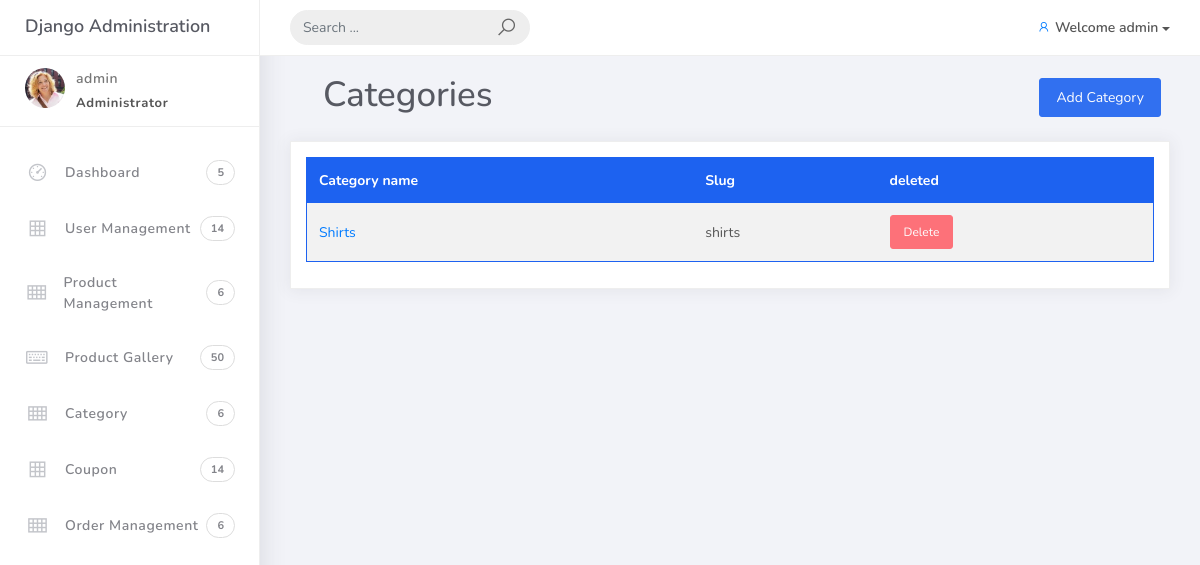
The page /customadmin/category (signed in) on the database its author committed.
### accounts/models.py (models this page shows, shortened)
class Account(AbstractBaseUser):
    first_name = models.CharField(max_length=50)
    last_name = models.CharField(max_length=50)
    username = models.CharField(max_length=50, unique=True)
    email = models.EmailField(max_length=100, unique=True)
    phone_number = models.CharField(max_length=15, default='')
    address_line_1 = models.CharField(max_length=200, blank=True)
    address_line_2 = models.CharField(max_length=200, blank=True)
    profile_picture = models.ImageField(blank=True, upload_to='userprofile')
    city = models.CharField(max_length=20, blank=True)
    state = models.CharField(max_length=20, blank=True)
    country = models.CharField(max_length=20, blank=True)
    wallet= models.DecimalField(max_digits=10, decimal_places=2, default=0.00)
    date_joined = models.DateTimeField(auto_now_add=True)
    last_login = models.DateTimeField(auto_now_add=True)
    is_active = models.BooleanField(default=True)
    is_admin = models.BooleanField(default=False)
    is_staff = models.BooleanField(default=False)
    is_superadmin = models.BooleanField(default=False)
    is_verified = models.BooleanField(default=False)
    is_blocked = models.BooleanField(default=False)
    USERNAME_FIELD = 'email'
    REQUIRED_FIELDS = ['username', 'first_name', 'last_name']
    objects = MyAccountManager()

### category/models.py (models this page shows, shortened)
class Category(models.Model):
    category_name = models.CharField(max_length=50, unique=True)
    slug = models.SlugField(max_length=100, unique=True)
    description = models.TextField(max_length=255, blank=True)
    cat_image = models.ImageField(upload_to='photos/categories', blank=True)
    deleted = models.BooleanField(default=False)
    class Meta:
        verbose_name = 'Category'
        verbose_name_plural = 'Categories'

### customadmin/views.py (the view)
# urls.py: path('category', views.category, name='category'),
@user_passes_test(user_is_admin, login_url='/customadmin/admin_login')
@login_required(login_url='/customadmin/admin_login')
@never_cache
def category(request):
    categories = Category.objects.all().order_by('-id')
    context = {
        'categories':categories,
    }
    return render(request,'admin/category.html', context)

### carts/context_processors.py (called while the page is built, shortened)
def counter(request):
    cart_count = 0
    if 'admin' in request.path:
        return {}
    return dict(cart_count=cart_count)

def wishlist_counter(request):
    wishlist_count = 0
    if 'admin' in request.path:
        return {}
    return {'wishlist_count': wishlist_count}

### category/context_processors.py (called while the page is built)
def menu_links(request):
    links = Category.objects.all()
    return dict(links=links)

### customadmin/views.py (called while the page is built)
def user_is_admin(user):
    return  user.is_staff

### templates/admin/category.html
{% extends "admin/base1.html" %}
{% block content %}
<div class="ml-5">
    <div class="row ">
        <div class="col float-left">
            <h3>Categories</h3>
        </div>
        <div class="col float-right m-4">
            <a href="{% url 'add_category' %}"><button type='submit' class="btn btn-primary float-right ">Add Category</button></a>
        </div>
    </div>
</div>
<div class="col">
    <div class="card">
        <div class="card-body">
            <table class="table table-head-bg-primary table-striped table-hover">
                <thead>
                    <tr>
                        <th scope="col">Category name</th>
                        <th scope="col">Slug</th>
                        <th scope="col">deleted</th>
                    </tr>
                </thead>
                <tbody>
                    {% for category in categories %}
                    <tr>
                        <td><a href='{% url 'edit_category' category.id %}'>{{ category.category_name}}</a></td>
                        <td>{{ category.slug}}</td>
                        {% if category.deleted %}
                        <td><a href="{% url 'undelete_category' category.pk %}" class="btn btn-primary btn-sm">Add </a></td>
                        {% else %}
                        <td><a href="{% url 'delete_category' category.pk %}" class="btn btn-danger btn-sm">Delete </a></td>
                        {% endif %}
                    </tr>
                    {% endfor %}
                </tbody>
            </table>
        </div>
    </div>
</div>
{% endblock content %}

### templates/admin/admin_nav.html (shortened to what this page needs)
{% load static %}
<div class="wrapper">
    <div class="main-header">
        <div class="logo-header">
            <a href="index.html" class="logo">
                Django Administration
            </a>
        </div>
        <nav class="navbar navbar-header navbar-expand-lg">
            <div class="container-fluid">
                <form class="navbar-left navbar-form nav-search mr-md-3" action="">
                    <div class="input-group">
                        <input type="text" placeholder="Search ..." class="form-control">
                        <div class="input-group-append">
                            <span class="input-group-text">
                                <i class="la la-search search-icon"></i>
                            </span>
                        </div>
                    </div>
                </form>
                <ul class="navbar-nav topbar-nav ml-md-auto align-items-center">
                    <li class="nav-item dropdown show">
                        <a class="dropdown-toggle profile-pic" data-toggle="dropdown" href="#" aria-expanded="false">
                            {% if usre.image %}
                            <img src="{{ user.image }}" width="36"
                            class="img-circle">
                            {% else %}
                            <i class="la la-user"></i>
                            {% endif %}
                           <span class='p-0'>Welcome {{ user.username }}</span> </a>
                    </li>
                </ul>
            </div>
        </nav>
    </div>
    <div class="sidebar">
        <div class="scrollbar-inner sidebar-wrapper">
            <div class="user">
                {% if user.profile_picture %}
                <div class="photo">
                </div>
                {% endif %}
                <div class="info">
                    <a data-toggle="collapse" href="#collapseExample" aria-expanded="true">
                        <span>
                            {{ user.username }}
                            <span class="user-level">Administrator</span>
                        </span>
                    </a>
                </div>
            </div>
            <ul class="nav">
                <li class="nav-item {% if request.path == '/admin_dashboard/' %}active{% endif %}">
                    <a href="{% url 'admin_dashboard' %}">
                        <i class="la la-dashboard"></i>
                        <p>Dashboard</p>
                        <span class="badge badge-count">5</span>
                    </a>
                </li>
                <li class="nav-item {% if request.path == '/user_management/' %}active{% endif %} ">
                    <a href="{% url 'user_management' %}">
                        <i class="la la-table"></i>
                        <p>User Management</p>
                        <span class="badge badge-count">14</span>
                    </a>
                </li>
                <li class="nav-item">
                    <a data-toggle="collapse" href="#collapseCategory" aria-expanded="false">
                        <i class="la la-th"></i>
                        <p>Product Management</p>
                        <span class="badge badge-count">6</span>
                    </a>
                </li>
                <li class="nav-item {% if request.path == '/prod_gallery/' %}active{% endif %}">
                    <a href="{% url 'prod_gallery' %}">
                        <i class="la la-keyboard-o"></i>
                        <p>Product Gallery</p>
                        <span class="badge badge-count">50</span>
                    </a>
                </li>
                <li class="nav-item {% if request.path == '/category/' %}active{% endif %}">
                    <a href="{% url 'category' %}">
                        <i class="la la-th"></i>
                        <p>Category</p>
                        <span class="badge badge-count">6</span>
                    </a>
                </li>
                <li class="nav-item {% if request.path == '/coupon/' %}active{% endif %} ">
                    <a href="{% url 'coupon' %}">
                        <i class="la la-table"></i>
                        <p>Coupon </p>
                        <span class="badge badge-count">14</span>
                    </a>
                </li>
                <li class="nav-item ">
                    <a data-toggle="collapse" href="#collapseOrder" aria-expanded="false">
                        <i class="la la-th"></i>
                        <p>Order Management</p>
                        <span class="badge badge-count">6</span>
                    </a>
                </li>
            </ul>
        </div>
    </div>

### rows shown on the page
Account: username "admin"
Category: category_name "Shirts", slug "shirts", deleted "Delete"
